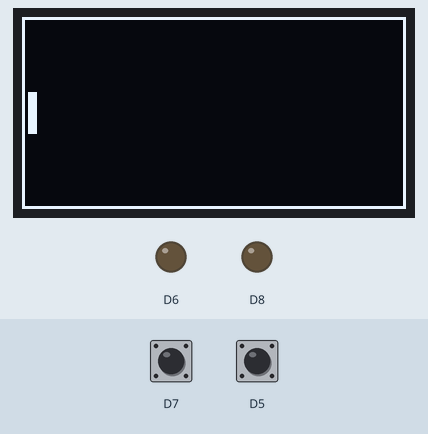
This sketch was run on a simulated ESP8266 (NodeMCU). Shown: 128×64 one-colour display, output pins drawn as LEDs (lit = HIGH). The test bench sets the inputs (shaded band); at power-on: D7 HIGH, D5 HIGH.

Above: at 1.2 s.
1.3 s: D7 pulled LOW for 1 s
At 2.6 s:
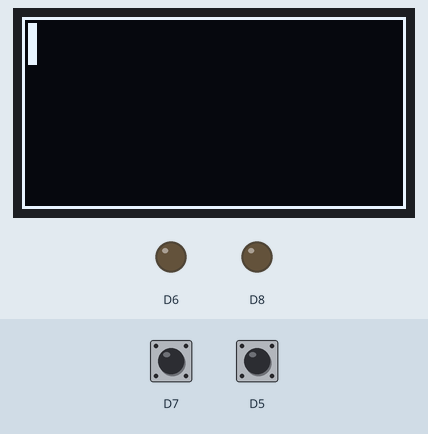
3.8 s: D5 pulled LOW for 1 s
At 5.6 s:
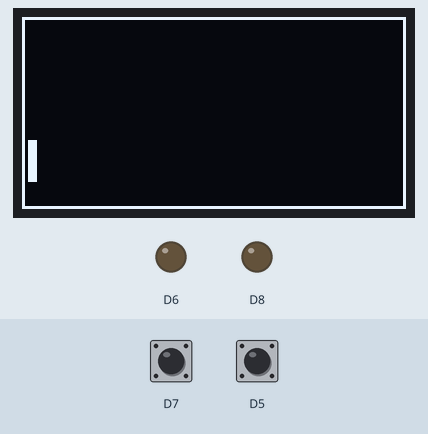
6.3 s: D7 pulled LOW for 0.15 s
At 7.1 s:
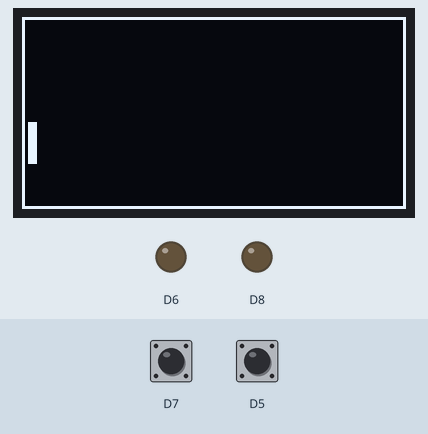
7.9 s: D5 pulled LOW for 0.15 s
At 9.1 s:
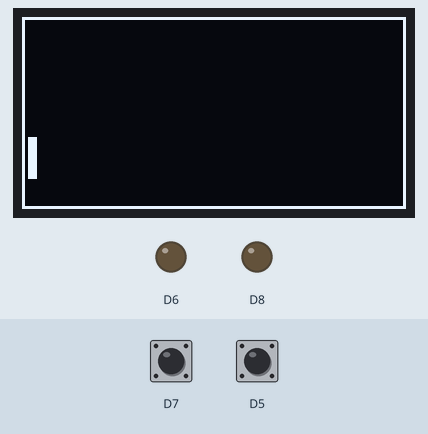
Timing chart, 0 to 10.5 s (numbered marks = the images above; inputs shaded):
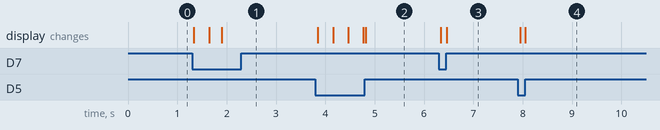

Measured:
- after the input at 1.3 s, the display: first changes at once (image 1 shows a later state)
- after the input at 3.8 s, the display: first changes after 0.05 s (image 2 shows a later state)
- after the input at 6.3 s, the display: first changes at once (image 3 shows a later state)
- after the input at 7.9 s, the display: first changes after 0.05 s (image 4 shows a later state)

The sketch:

pohyb.ino
```cpp
#include <Arduino.h>
#include <U8g2lib.h>
#include <Wire.h>

U8G2_SH1106_128X64_NONAME_F_HW_I2C u8g2(U8G2_R0, U8X8_PIN_NONE, SCL, SDA);

int py = 32;
void setup()
{
  u8g2.begin();

  pinMode(D8, OUTPUT);
  digitalWrite(D8, LOW);
  pinMode(D7, INPUT_PULLUP);

  pinMode(D6, OUTPUT);
  digitalWrite(D6, LOW);
  pinMode(D5, INPUT_PULLUP);
}

void loop()
{
  if (digitalRead(D7) == 0 && py > 9)
    py--;
  if (digitalRead(D5) == 0 && py < 64 - 9)
    py++;

  u8g2.clearBuffer();
  u8g2.drawFrame(0, 0, 128, 64);
  u8g2.drawBox(2, py-7, 3, 14);
  u8g2.sendBuffer();
}
```
